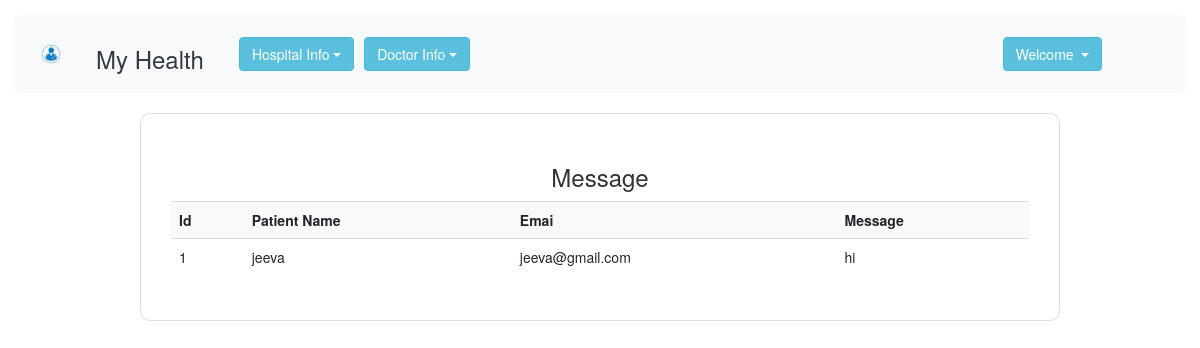
Screenshot of /admin/view_message.php (signed in) with the database file from the repository.
### tables this page shows
CREATE TABLE IF NOT EXISTS `report_details` (
  `rep_id` int NOT NULL AUTO_INCREMENT,
  `patient_id` varchar(100) NOT NULL,
  `patient_name` varchar(150) NOT NULL,
  `email_id` varchar(150) NOT NULL,
  `message` varchar(1500) NOT NULL,
  `created_at` timestamp NOT NULL,
  PRIMARY KEY (`rep_id`)
);

### admin/db.php (called while the page is built, shortened)
<?php
class database
{
	public function dbConnection()
	{
		$servername = "localhost";
		$username = "root";
		$password = "test";
		$database = "myhealth";
		$conn = new mysqli($servername, $username, $password, $database);
		return $conn;
	}
}
?>

### admin/view_message.php (the view, shortened to what this page needs)
<!doctype html>
<html lang="en">
<?php
if ($_SESSION["username"]) {
    ?>
    <?php include('adminhead.php'); ?>
 <body style="background-image: url('images/a_bg1.jpg'); background-size: cover;">
    <?php
    include('adminheader.php');
    ?>
    <section>
        <div class="container">
            <div class="row d-flex justify-content-center align-items-center h-100">
                <div class="col col-xl-10">
                    <div class="card" style="border-radius: 1rem;">
                        <div class="card-body p-4 p-lg-5 text-black">
                            <h3 class="text-center">Message</h3>
                            <div class="table-responsive">
                                <table class="table table-striped mb-4" style="width: 100%;">
                                    <tr>
                                        <th> Id</th>
                                        <th>Patient Name</th>
                                        <th>Emai</th>
                                        <th>Message</th>
                                    </tr>
                                  <?php
$sql = "SELECT * FROM `report_details` ";
 $res = mysqli_query($object->dbConnection(), $sql);
if ($res && mysqli_num_rows($res) > 0) {
    while ($row = mysqli_fetch_assoc($res)) {
        $rep_id = $row['rep_id'];
        $patient_name = $row['patient_name'];
        $email_id = $row['email_id'];
        $message = $row['message'];
		$currentDate = date("d/m/Y");
 if ($created_at = $currentDate) {
echo "<tr>
                            <td>" . $rep_id . "</td>
                            <td>" . $patient_name . "</td>
                            <td>" . $email_id . "</td>
                            <td>" . $message . "</td>
                        </tr>";
exit;
}else{
$noAppointment = true;
}
}
}
?>
    <?php
} else {
    header("Location: login.php");
	exit;
}
?>

### rows the page displays
report_details: rep_id "1", patient_name "jeeva", email "jeeva@gmail.com", message "hi"
